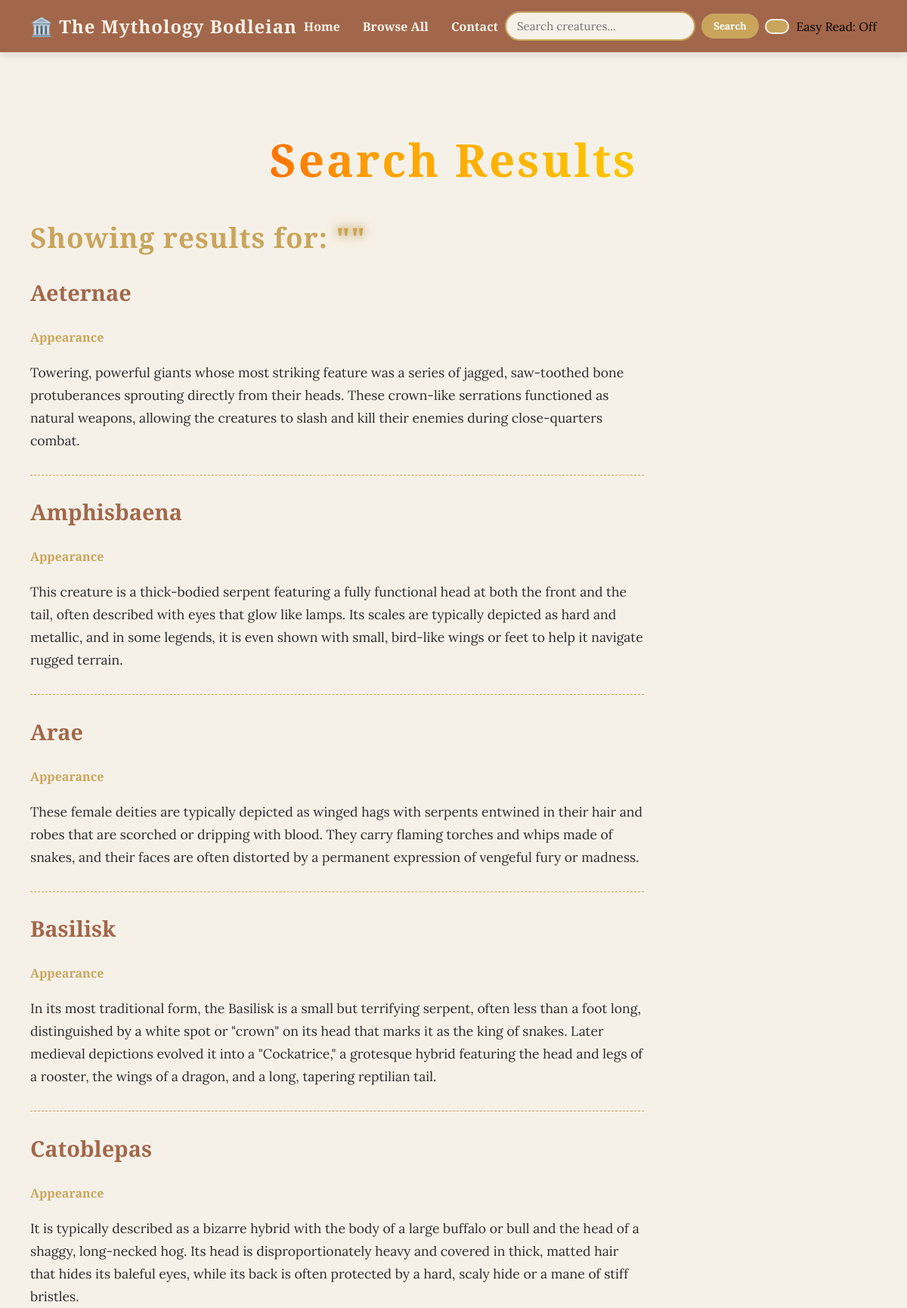
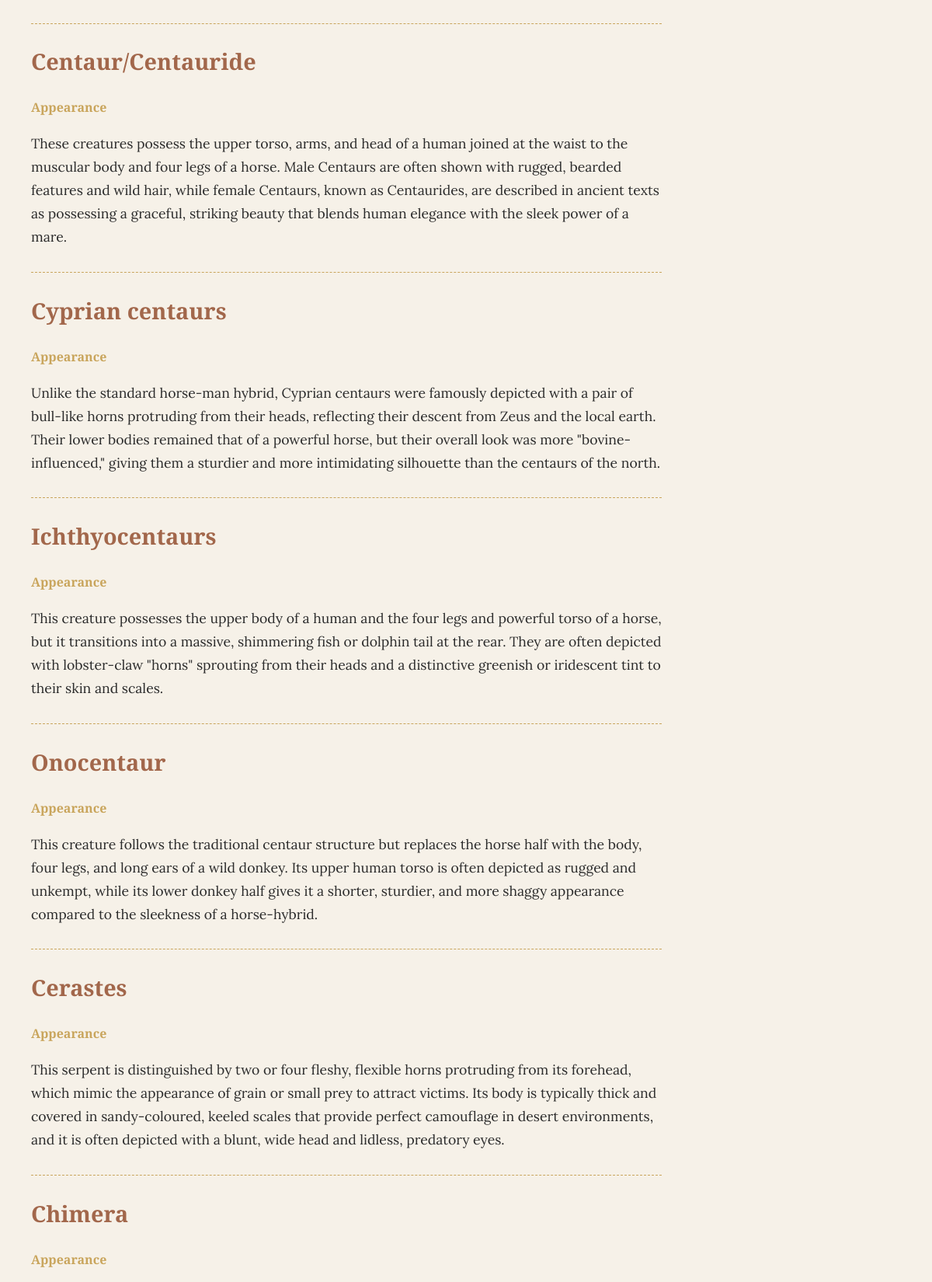
Screenshot of /search (upper part) with the database file from the repository (2 pictures, top to bottom).
### tables this page shows
CREATE TABLE "Mythical Creatures" ("Myth ID" INTEGER, "Mythical Creature Name" TEXT, Appearance TEXT, Behaviour TEXT, "Danger Rating" TEXT, Intelligence Integer, Habitat TEXT, "Country ID" INTEGER REFERENCES "Location Information" ("Country ID"), Images);

### app.py (the view)
@app.route("/search")
def search():
    query = request.args.get("query", "")
    conn = sqlite3.connect(DB_PATH)
    cursor = conn.cursor()
    cursor.execute(
        """
        SELECT
            mc.`Myth ID`,
            mc.`Mythical Creature Name`,
            mc.`Appearance`,
            mc.`Behaviour`,
            mc.`Danger Rating`,
            mc.`Intelligence`,
            mc.`Habitat`,
            mc.`Country ID`,
            mc.`Images`,
            li.`Mythology source`
        FROM `Mythical Creatures` AS mc
        JOIN `Location Information` AS li
            ON mc.`Country ID` = li.`Country ID`
        WHERE mc.`Mythical Creature Name` LIKE ?
        """,
        (f"%{query}%",),
    )
    results = cursor.fetchall()
    formatted_results = []
    for row in results:
        mythology = row[9]
        font_class = FONT_CLASSES.get(
            mythology,
            "creature-name"
        )
        formatted_results.append({
            "id": row[0],
            "name": row[1],
            "appearance": row[2],
            "behaviour": row[3],
            "danger": row[4],
            "intelligence": row[5],
            "habitat": row[6],
            "country_id": row[7],
            "image": row[8],
            "mythology": row[9],
            "font_class": font_class
        })
    conn.close()
    return render_template(
        "search_results.html",
        query=query,
        results=formatted_results
    )

### templates/search_results.html (shortened to what this page needs)
{% extends "base.html" %}
{% block content %}
<h1 class="main-title">Search Results</h1>
<h2 class="creature-of-the-week">
    Showing results for:
    <span>"{{ query }}"</span>
</h2>
<div style="margin-left:40px; margin-top:30px;">
    {% if results %}
        {% for row in results %}
            <div class="result-card" style="margin-bottom:30px;">
                <h3 class="creature-name {{ row['font_class'] }}">
                    {{ row['name'] }}
                </h3>
                <h4 style="color:#c9a55c;">
                    Appearance
                </h4>
                <p class="creature-of-the-week-info"
                   style="width:70%; margin-left:0;">
                    {{ row['appearance'] }}
                </p>
            </div>
            <hr style="
                border:0;
                border-top:1px dashed #c9a55c;
                width:70%;
                margin-left:0;
                margin-bottom:20px;
            ">
        {% endfor %}
    {% else %}
        <p class="creature-of-the-week-info">
            No mythical creatures found matching your query.
        </p>
    {% endif %}
</div>
{% endblock %}

### templates/base.html (shortened to what this page needs)
<!DOCTYPE html>
<html lang="en">
<head>
    <link rel="stylesheet" href="{{ url_for('static', filename='style.css') }}">
</head>
<body class="{% if session.get('easy_read') %}easy-read{% endif %}">
    <nav class="navbar">
        <a href="/" class="navbar-brand">
            🏛️ The Mythology Bodleian
        </a>
        <ul class="navbar-links">
            <li><a href="/">Home</a></li>
            <li><a href="/search?query=">Browse All</a></li>
            <li><a href="/contact">Contact</a></li>
        </ul>
        <form action="/search" method="GET" class="search-form">
            <input
                type="text"
                name="query"
                placeholder="Search creatures..."
                class="search-input"
            >
            <button type="submit" class="search-button">
                Search
            </button>
        </form>
        <a
            href="/toggle_easy_read"
            class="easy-read-button"
        ></a>
        {% if session.get('easy_read') %}
        Easy Read: On
    {% else %}
        Easy Read: Off
    {% endif %}
    </nav>
    {% block content %}
    {% endblock %}
</body>
</html>

### static/style.css (style rules this page uses)
body { margin: 0; padding-top: 70px; background-color: #f6f1e8; font-family: "Cinzel Decorative", "lora"; }
.main-title { text-align: center; font-size: 60px; margin-top: 100px; letter-spacing: 3px; background: linear-gradient( 90deg, red, orange, gold, green, blue, indigo, violet, red ); background-size: 300%; background-clip: text; -webkit-background-clip: text; color: transparent; -webkit-text-fill-color: transparent; animation: rainbow 8s linear infinite; }
.creature-of-the-week { font-family: "Cinzel Decorative", "lora"; font-size: 2.3rem; color: #c9a55c; line-height: 1.2; letter-spacing: 1px; width: 50%; margin-left: 40px; }
.creature-of-the-week span { color: #c9a55c; text-shadow: 0 0 10px #c9a55c, 0 0 20px #c9a55c; }
.creature-of-the-week-info { width: 50%; margin-left: 40px; font-size: 1.1rem; line-height: 1.7; color: #2B2B2B; font: "lora"; }
.navbar { background-color: #a2674b; padding: 15px 40px; display: flex; justify-content: space-between; align-items: center; box-shadow: 0 4px 10px rgba(0, 0, 0, 0.1); position: fixed; top: 0; left: 0; right: 0; z-index: 1000; }
.navbar-brand { color: #f6f1e8; text-decoration: none; font-size: 1.5rem; font-weight: bold; letter-spacing: 1px; }
.navbar-links { list-style: none; margin: 0; padding: 0; display: flex; gap: 30px; }
.navbar-links a { color: #f6f1e8; text-decoration: none; font-size: 1rem; font-weight: 600; transition: color 0.3s ease; }
.search-form { display: flex; align-items: center; gap: 8px; }
.search-input { padding: 8px 14px; border: 2px solid #c9a55c; border-radius: 20px; background: #f6f1e8; font-family: "Lora", serif; font-size: 0.95rem; width: 220px; outline: none; }
.search-button { padding: 8px 16px; border: none; border-radius: 20px; background-color: #c9a55c; color: white; font-family: "Lora", serif; font-weight: bold; cursor: pointer; transition: 0.3s; }
.creature-name { font-size: 1.8rem; color: #a2674b; }
.ancient-greek-font { font-family: "Cinzel Decorative", serif; }
.easy-read-button { padding: 8px 14px; border: 2px solid #f6f1e8; border-radius: 20px; background-color: #c9a55c; color: #ffffff; font-family: Arial, sans-serif; font-size: 0.9rem; font-weight: bold; cursor: pointer; transition: 0.3s; }

### rows the page displays
Mythical Creatures: name "Aeternae", appearance "Towering, powerful giants whose most striking feature was a series of jagged, saw-toothed bone protuberances sprouting directly from their heads. These crown-like serrations functioned as natural weapons, allowing the creatures to slash and kill their enemies during close-quarters combat."
Mythical Creatures: name "Amphisbaena", appearance "This creature is a thick-bodied serpent featuring a fully functional head at both the front and the tail, often described with eyes that glow like lamps. Its scales are typically depicted as hard and metallic, and in some legends, it is even shown with small, bird-like wings or feet to help it navigate rugged terrain."
Mythical Creatures: name "Arae", appearance "These female deities are typically depicted as winged hags with serpents entwined in their hair and robes that are scorched or dripping with blood. They carry flaming torches and whips made of snakes, and their faces are often distorted by a permanent expression of vengeful fury or madness."
Mythical Creatures: name "Basilisk", appearance "In its most traditional form, the Basilisk is a small but terrifying serpent, often less than a foot long, distinguished by a white spot or \"crown\" on its head that marks it as the king of snakes. Later medieval depictions evolved it into a \"Cockatrice,\" a grotesque hybrid featuring the head and legs of a rooster, the wings of a dragon, and a long, tapering reptilian tail."
Mythical Creatures: name "Catoblepas", appearance "It is typically described as a bizarre hybrid with the body of a large buffalo or bull and the head of a shaggy, long-necked hog. Its head is disproportionately heavy and covered in thick, matted hair that hides its baleful eyes, while its back is often protected by a hard, scaly hide or a mane of stiff bristles."
Mythical Creatures: name "Centaur/Centauride", appearance "These creatures possess the upper torso, arms, and head of a human joined at the waist to the muscular body and four legs of a horse. Male Centaurs are often shown with rugged, bearded features and wild hair, while female Centaurs, known as Centaurides, are described in ancient texts as possessing a graceful, striking beauty that blends human elegance with the sleek power of a mare."
Mythical Creatures: name "Cyprian centaurs", appearance "Unlike the standard horse-man hybrid, Cyprian centaurs were famously depicted with a pair of bull-like horns protruding from their heads, reflecting their descent from Zeus and the local earth. Their lower bodies remained that of a powerful horse, but their overall look was more \"bovine-influenced,\" giving them a sturdier and more intimidating silhouette than the centaurs of the north."
Mythical Creatures: name "Ichthyocentaurs", appearance "This creature possesses the upper body of a human and the four legs and powerful torso of a horse, but it transitions into a massive, shimmering fish or dolphin tail at the rear. They are often depicted with lobster-claw \"horns\" sprouting from their heads and a distinctive greenish or iridescent tint to their skin and scales."
Mythical Creatures: name "Onocentaur", appearance "This creature follows the traditional centaur structure but replaces the horse half with the body, four legs, and long ears of a wild donkey. Its upper human torso is often depicted as rugged and unkempt, while its lower donkey half gives it a shorter, sturdier, and more shaggy appearance compared to the sleekness of a horse-hybrid."
Mythical Creatures: name "Cerastes", appearance "This serpent is distinguished by two or four fleshy, flexible horns protruding from its forehead, which mimic the appearance of grain or small prey to attract victims. Its body is typically thick and covered in sandy-coloured, keeled scales that provide perfect camouflage in desert environments, and it is often depicted with a blunt, wide head and lidless, predatory eyes."
Mythical Creatures: name "Chimera"
